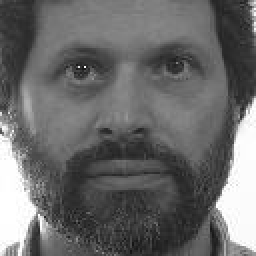
#> input picture TEST/00770_960530_fa.jpg, 128 x 128 px, given in place of Test00770_960530_fa.jpg, which was not available (shown 2 times larger)
$ jupyter execute --allow-errors '_Face Recognition.ipynb'   (shell and % lines are left out)   (text cells are left out)
#> lines starting #> are read from the running program, lines starting #| are printed output that depends on the picture; pictures that were not available may be replaced by others from this repository, and a replacement may not be noted
#> further down, img is the input picture: shape (128, 128); min 19, max 255, mean 105.4
[cell 1]
from matplotlib import pyplot as plt
from matplotlib.image import imread
import numpy as np
import os

[cell 2]
TRAIN_IMG_FOLDER = 'http://localhost:8889/lab/tree/Test'
TEST_IMG_FOLDER = 'http://localhost:8889/lab/tree/Training%20image'

train_set_files = os.listdir(TRAIN_IMG_FOLDER)
test_set_files = os.listdir(TEST_IMG_FOLDER)

width  = 128
height = 128

[cell 3]
train_id_file = set([f.split('_')[0] for f in train_set_files])
test_id_file = set([f.split('_')[0] for f in train_set_files])
print(train_id_file <= test_id_file)

[cell 4]
print('Train Images:')
train_image_names = os.listdir(TRAIN_IMG_FOLDER)
training_tensor   = np.ndarray(shape=(len(train_image_names), height*width), dtype=np.float64)

#> (the rest of this cell did not finish here and is left out)

[cell 5]
mean_face = np.zeros((1,height*width))

for i in training_tensor:
    mean_face = np.add(mean_face,i)

mean_face = np.divide(mean_face,float(len(train_image_names))).flatten()

plt.imshow(mean_face.reshape(height, width), cmap='gray')
plt.tick_params(labelleft='off', labelbottom='off', bottom='off',top='off',right='off',left='off', which='both')
plt.show()
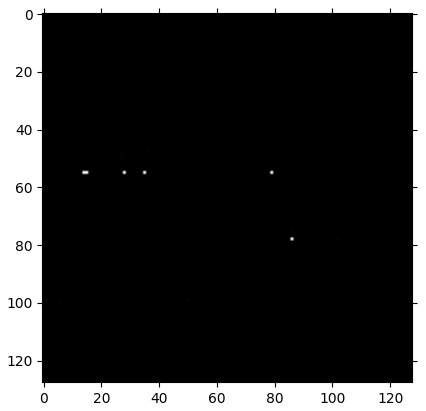
#> figure drawn by matplotlib, 1 panel

[cell 6]
normalised_training_tensor = np.ndarray(shape=(len(train_image_names), height*width))

for i in range(len(train_image_names)):
    normalised_training_tensor[i] = np.subtract(training_tensor[i],mean_face)

[cell 7]
for i in range(len(train_image_names)):
    img = normalised_training_tensor[i].reshape(height,width)
    plt.subplot(5,5,1+i)
    plt.imshow(img, cmap='gray')
    plt.tick_params(labelleft='off', labelbottom='off', bottom='off',top='off',right='off',left='off', which='both')
plt.show()
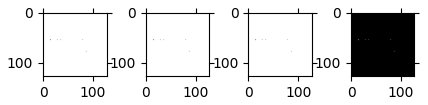
#> figure drawn by matplotlib, 4 panels

[cell 8]
cov_matrix=np.cov(normalised_training_tensor)
cov_matrix = np.divide(cov_matrix,25.0)
print('Covariance Matrix Shape:', cov_matrix.shape)
#print('Covariance matrix of X: \n%s' %cov_matrix)

#> (a cell that did not finish here is left out)

#> (a cell that did not finish here is left out)

#> (a cell that did not finish here is left out)

#> (a cell that did not finish here is left out)

#> (a cell that did not finish here is left out)

#> (a cell that did not finish here is left out)

#> (a cell that did not finish here is left out)

#> (a cell that did not finish here is left out)

[cell 17]
# [73 lines left out: function recogniser, not called in this run]


#> (the rest of this cell did not finish here and is left out)

[cell 18]
def rg(r):
    if r: return 'g'
    else: return 'r'
#> (the rest of this cell did not finish here and is left out)

[cell 19]
CPR_list, t0_list, FMR_list, FNMR_list = [], [] , [] , []
#> (the rest of this cell did not finish here and is left out)

[cell 20]
x1=t0_list
y1=FMR_list

x2=t0_list
y2=FNMR_list

x3=t0_list
y3=CPR_list

plt.plot(x1,y1, ls='--', color='r', label='FMR',)
plt.plot(x2,y2, ls='-.', color='b', label='FNMR')
plt.plot(x3,y3, color='g', label='Correct prediction using threshold')

plt.grid()
plt.legend()
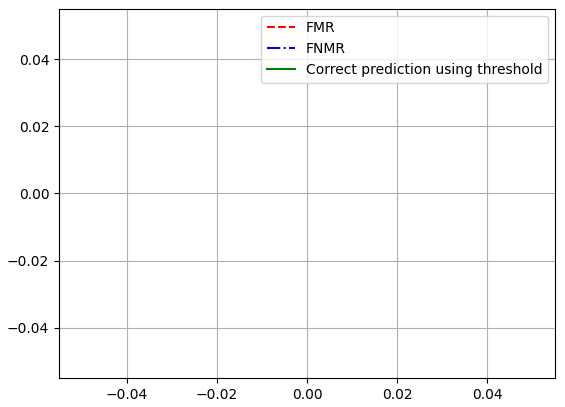
#> figure drawn by matplotlib, 1 panel
